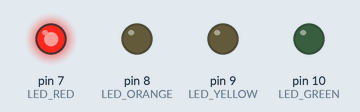
Simulated run of this sketch. Board: Arduino Uno, built with avr-gcc and run on an emulated ATmega328P. Shown: output pins drawn as LEDs (lit = HIGH).

Above: at 0.05 s.
At 0.75 s:
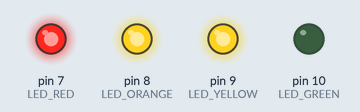
At 1.45 s:
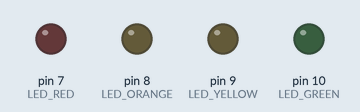
At 2.15 s:
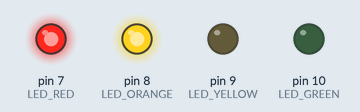
At 2.85 s:
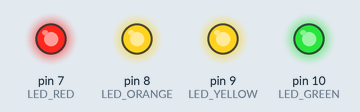
Timing chart, 0 to 3.1 s (numbered marks = the images above):
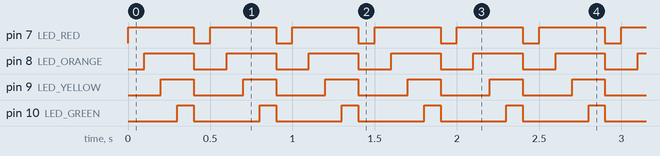

The sketch:

blink.ino
```cpp
#define LED_RED 7
#define LED_ORANGE 8
#define LED_YELLOW 9
#define LED_GREEN 10

void setup(){
	Serial.begin(9600);

	//Set all the pins we need to output pins
	pinMode(LED_RED,    OUTPUT);
	pinMode(LED_ORANGE, OUTPUT);
	pinMode(LED_YELLOW, OUTPUT);
	pinMode(LED_GREEN,  OUTPUT);
}

void loop (){
	digitalWrite(LED_RED,    HIGH);
	delay(100);
	digitalWrite(LED_ORANGE, HIGH);
	delay(100);
	digitalWrite(LED_YELLOW, HIGH);
	delay(100);
	digitalWrite(LED_GREEN,  HIGH);
	delay(100);

	digitalWrite(LED_RED,    LOW);
	digitalWrite(LED_ORANGE, LOW);
	digitalWrite(LED_YELLOW, LOW);
	digitalWrite(LED_GREEN,  LOW);

	delay(100);
}
```

Measured:
- by itself, pin 7 (LED_RED): alternates HIGH for 0.40 s and LOW for 0.10 s
- by itself, pin 8 (LED_ORANGE): alternates HIGH for 0.30 s and LOW for 0.20 s
- by itself, pin 9 (LED_YELLOW): alternates HIGH for 0.20 s and LOW for 0.30 s
- by itself, pin 10 (LED_GREEN): alternates HIGH for 0.10 s and LOW for 0.40 s
